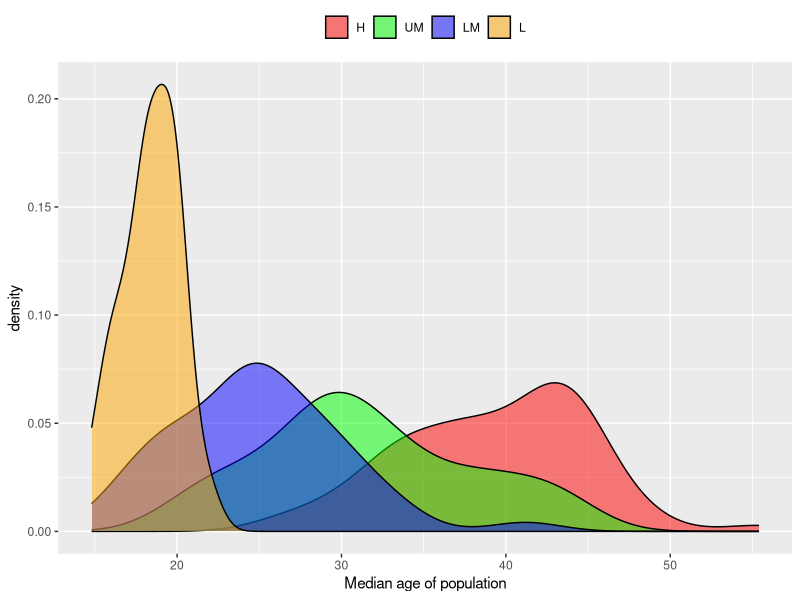
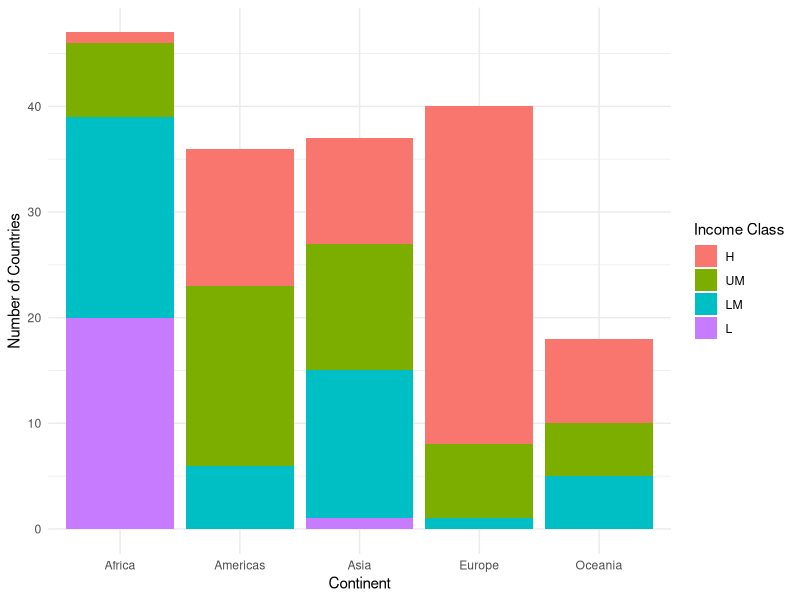
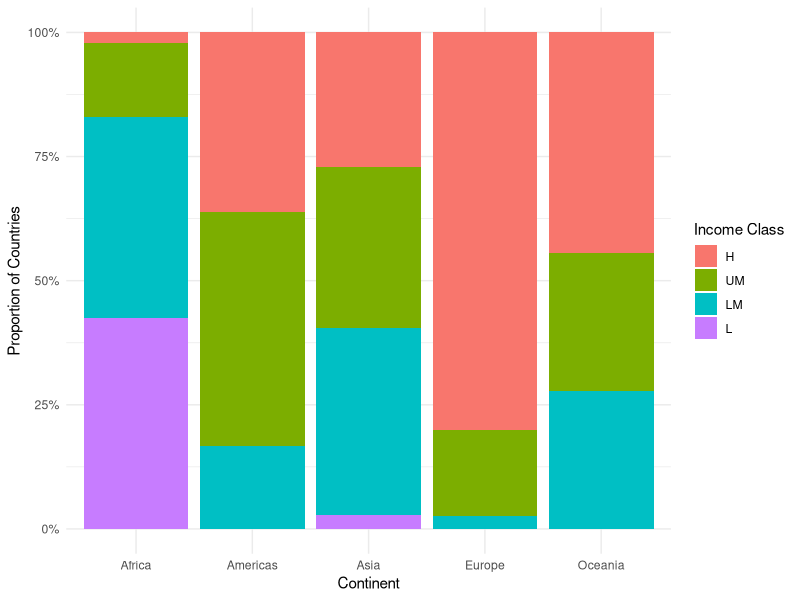
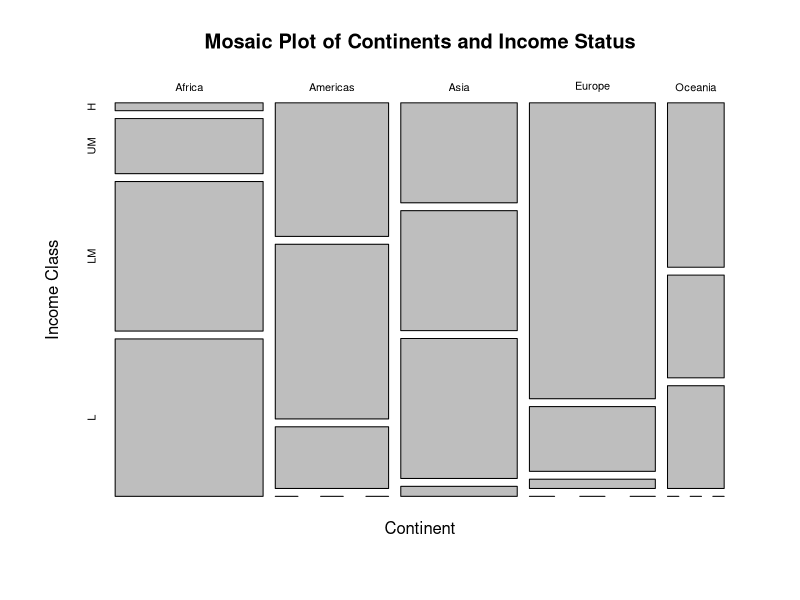
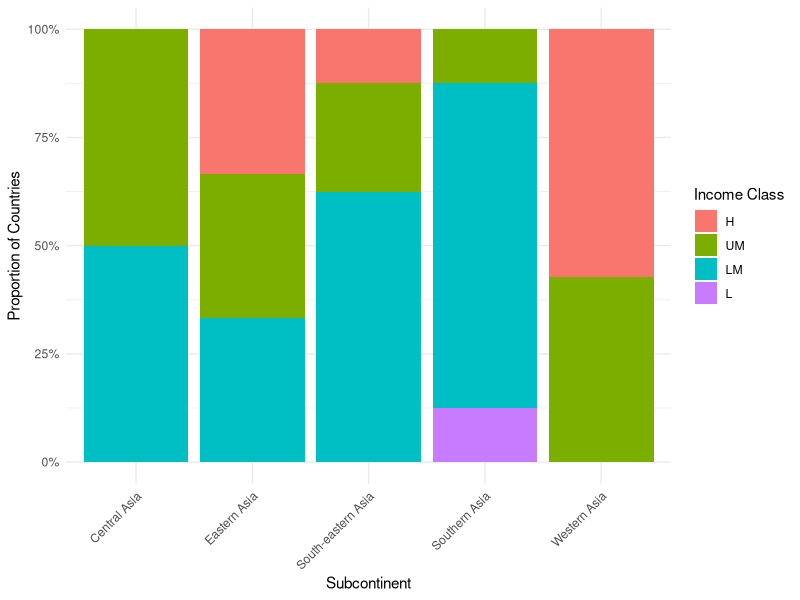
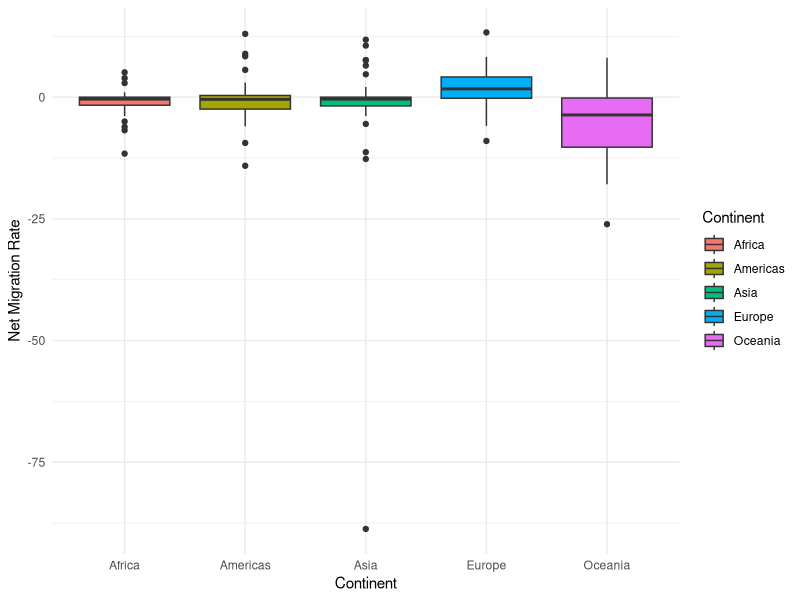
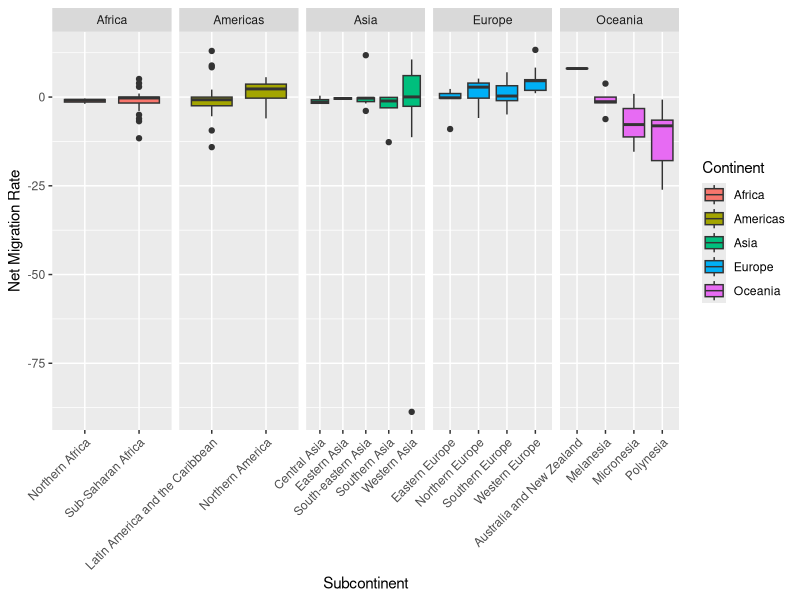
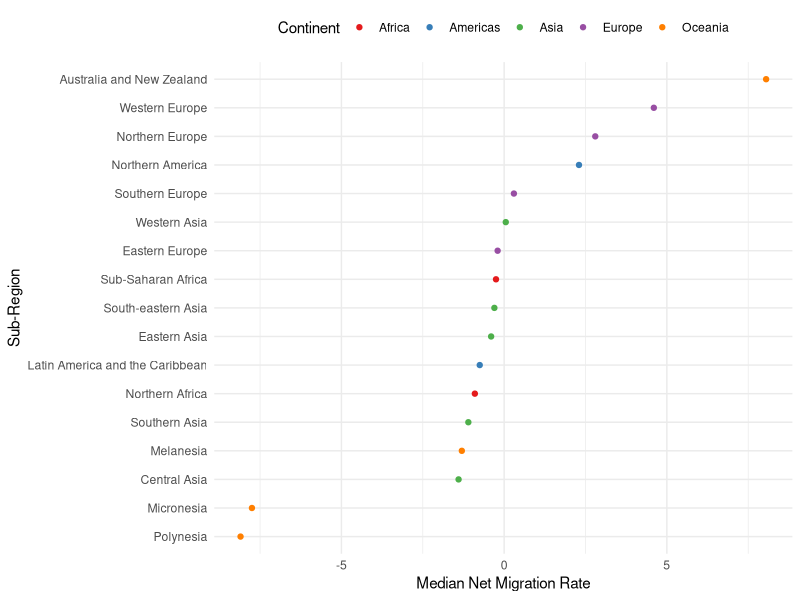

R code for these plots, in order:
## ---- chunk 1
knitr::opts_chunk$set(echo = TRUE)
## ---- chunk 2
library(readr)
library(tidyr)
library(dplyr)
library(readxl)
library(data.table)
library(knitr)
require(stringr)
library(ggplot2)
## ---- chunk 3
data <- read.csv("final_data.csv", sep = ";", stringsAsFactors = FALSE, na.strings = ".")

data <- data %>%
  mutate(across(where(is.character), trimws))

print(head(data))
print(paste("Number of observations:", nrow(data)))

## ---- chunk 4
clean_data <- data %>%
  filter(!is.na(Income_class))


print(head(clean_data))
print(paste("Number of observations:", nrow(clean_data)))
## ---- chunk 5
clean_data <- clean_data %>%
  mutate(Income_class = factor(Income_class, levels = c("H", "UM", "LM", "L")))

density_plot <- ggplot(clean_data, aes(x = Median_Age, fill = Income_class)) +
  geom_density(alpha = 0.5, color = "black") +
  scale_fill_manual(values = c("H" = "red", "UM" = "green", "LM" = "blue", "L" ="orange")) +
  labs(x = "Median age of population", fill = element_blank()) +
  theme(legend.position = "top", legend.title = element_blank())

print(density_plot)
## ---- chunk 6
clean_data_present_continent <- clean_data[!is.na(clean_data$continent), ]

absolute_freq_barplot <- ggplot(clean_data_present_continent, aes(x = continent, 
                      fill = Income_class)) + geom_bar(position = "stack") +
  labs(x = "Continent", y = "Number of Countries", fill = "Income Class") +
                                                          theme_minimal()

print(absolute_freq_barplot)

## ---- chunk 7
relative_freq_plot <- ggplot(clean_data_present_continent, aes(x = continent, fill = Income_class)) +
  geom_bar(position = "fill") +
  labs(x = "Continent", y = "Proportion of Countries", fill = "Income Class") +
  scale_y_continuous(labels = scales::percent) +
  theme_minimal()

print(relative_freq_plot)
## ---- chunk 8
mosaicplot(table(clean_data_present_continent$continent, 
                 clean_data_present_continent$Income_class),
           main = "Mosaic Plot of Continents and Income Status",
           xlab = "Continent",
           ylab = "Income Class")
## ---- chunk 9
asia_data <- clean_data_present_continent[clean_data_present_continent$continent 
                                          == "Asia", ]

relative_freq_asia <- prop.table(table(asia_data$sub.region, 
                                       asia_data$Income_class), margin = 1)

relative_freq_df_asia <- as.data.frame(relative_freq_asia)
names(relative_freq_df_asia) <- c("Subcontinent", "Income_class", "Proportion")


relative_freq_plot_asia <- ggplot(relative_freq_df_asia, aes(x = Subcontinent, 
                                      y = Proportion, fill = Income_class)) +
  geom_bar(stat = "identity", position = "fill") +
  labs(x = "Subcontinent", y = "Proportion of Countries", fill = "Income Class")+
  scale_y_continuous(labels = scales::percent) +
  theme_minimal() +
  theme(axis.text.x = element_text(angle = 45, hjust = 1))

print(relative_freq_plot_asia)




## ---- chunk 10
boxplot_migration <- ggplot(clean_data_present_continent, aes(x = continent,
                      y=Migration_rate, fill = continent)) +  geom_boxplot() +
  labs(x = "Continent", y = "Net Migration Rate", fill = "Continent") + 
  theme_minimal()

asia_largest_negative_outlier <- asia_data[which.max(asia_data$Migration_rate),
                                           "Country"]
asia_largest_positive_outlier <- asia_data[which.min(asia_data$Migration_rate), 
                                           "Country"]

print(boxplot_migration)
cat("Largest Negative Outlier in Asia:", asia_largest_negative_outlier, "\n")
cat("Largest Positive Outlier in Asia:", asia_largest_positive_outlier, "\n")
## ---- chunk 11

subcontinent_migration <- clean_data_present_continent %>%
  filter(!is.na(sub.region)) %>%
  filter(!is.na(Migration_rate))


migration_boxplot <- ggplot(subcontinent_migration, aes(x = sub.region, 
  y = Migration_rate, fill = continent)) + geom_boxplot() +
  facet_grid(~continent, scales = "free_x") + 
  labs(x = "Subcontinent", y = "Net Migration Rate", fill = "Continent") +
  theme(axis.text.x = element_text(angle = 45, hjust = 1))  

print(migration_boxplot)


## ---- chunk 12
library(forcats)

median_migration <- clean_data_present_continent %>%
  group_by(sub.region) %>%
  summarise(median_migration_rate = median(Migration_rate, na.rm = TRUE),
            continent = first(continent)) %>%
  ungroup() %>%
  mutate(sub.region = fct_reorder(sub.region, median_migration_rate))

median_migration_plot <- ggplot(median_migration, aes(x = median_migration_rate,
                                          y = sub.region, color = continent)) +
  geom_point() +
  labs(x = "Median Net Migration Rate", y = "Sub-Region", color = "Continent") +
  scale_color_brewer(palette = "Set1") +  
  theme_minimal() +
  theme(legend.position = "top")

print(median_migration_plot)
## ---- chunk 13

median_unemployment <- clean_data_present_continent %>%
  group_by(sub.region) %>%
  summarise(median_unemployment_rate = median(Youth_unemployment_rate, na.rm = TRUE),
            continent = first(continent)) %>%
  ungroup() %>%
  mutate(sub.region = fct_reorder(sub.region, median_unemployment_rate))

median_unemployment_barplot <- ggplot(median_unemployment, aes(x = median_unemployment_rate,
  y = sub.region, fill = continent)) +
  geom_bar(stat = "identity", alpha = 0.7) +
  labs(x = "Median Youth Unemployment Rate", y = "Sub-Region", fill = "Continent") +
  scale_fill_brewer(palette = "Set1") +
  theme_bw() +
  theme(legend.position = "top")

print(median_unemployment_barplot)

## ---- chunk 14

iqr_unemployment <- clean_data_present_continent %>%
  group_by(sub.region) %>%
  summarise(
    Q1 = quantile(Youth_unemployment_rate, 0.25, na.rm = TRUE),
    Q3 = quantile(Youth_unemployment_rate, 0.75, na.rm = TRUE)
  )

median_iqr_unemployment <- merge(median_unemployment, iqr_unemployment, by = "sub.region")

ggplot(median_iqr_unemployment, aes(x = median_unemployment_rate, y = sub.region, color = continent)) +
  geom_point() +
  geom_errorbar(aes(ymin = Q1, ymax = Q3), width = 0.2) +
  labs(x = "Median Youth Unemployment Rate", y = "Sub-Region", color = "Continent") +
  scale_color_brewer(palette = "Set1") +
  theme_minimal() +
  theme(legend.position = "top")

## ---- chunk 15

ggplot(clean_data, aes(x = Median_Age, y = Migration_rate, color = Income_class)) +
  geom_point() +
  geom_smooth(method = "lm", se = FALSE) +
  labs(x = "Median Age", y = "Net Migration Rate", color = "Income Status") +
  theme_minimal()

## ---- chunk 16

unemployment_migration_plot <- ggplot(clean_data_present_continent, 
                                      aes(x = Youth_unemployment_rate, 
                                          y = Migration_rate, 
                                          color = continent)) +
  geom_point(size = 3, alpha = 0.7) +  
  geom_smooth(method = "lm", se = FALSE) +  
  labs(x = "Youth Unemployment Rate", 
       y = "Net Migration Rate", 
       color = "Continent") +
  scale_color_brewer(palette = "Set1") +  
  theme_minimal() +
  theme(legend.position = "top")

# Print the plot
print(unemployment_migration_plot)

## ---- chunk 17

population_data <- read.csv("population_data.csv")

population_data <- population_data %>%
  select(Country.Code, Population = X2020..YR2020.)

head(population_data)

## ---- chunk 18

clean_data_present_continent <- clean_data_present_continent %>%
  mutate(ISO_Code_3 = str_extract(ISO, "\\|([A-Z]{3})\\|") %>%
           str_remove_all("\\|"))

head(clean_data_present_continent)
## ---- chunk 19
merged_data <- clean_data_present_continent %>%
  left_join(population_data, by = c("ISO_Code_3" = "Country.Code"))

head(merged_data)
